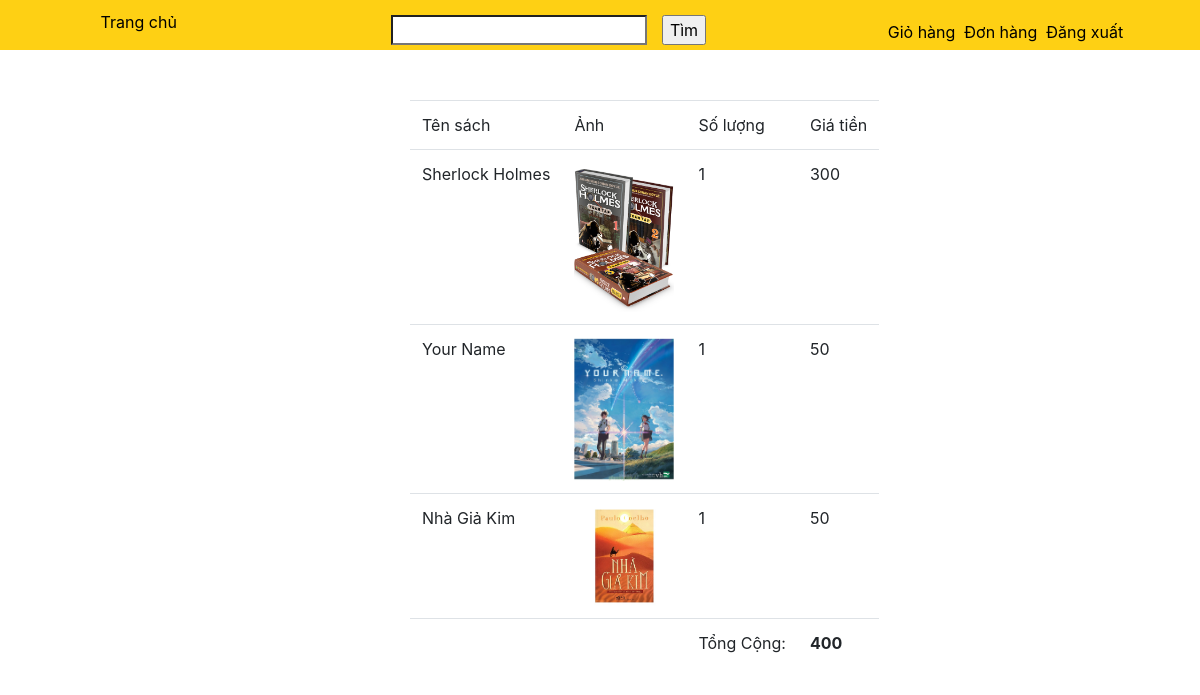
Page /detail_order.php?invoiceid=4 (signed in) on the committed database.
### tables this page shows
CREATE TABLE `detailinvoice` (
  `Detail_Invoice_ID` int(5) NOT NULL,
  `InvoiceID` int(5) NOT NULL,
  `BookID` int(5) NOT NULL,
  `BookName` varchar(100) NOT NULL,
  `Quantity` int(5) NOT NULL,
  `Total` int(10) NOT NULL
);

### detail_order.php (the view, shortened to what this page needs)
<?php session_start();
	$con= mysqli_connect('localhost','root','','htbook');
	mysqli_set_charset($con, 'UTF8');
	$sql="select * from detailinvoice where InvoiceID=".$_GET['invoiceid'];
	$kq = mysqli_query($con,$sql);
?>
<!DOCTYPE html>
<html>
    <head>
	<link rel="stylesheet" href="https://maxcdn.bootstrapcdn.com/bootstrap/4.3.1/css/bootstrap.min.css">
    <link rel="stylesheet" type="text/css" href="css/style.css">
</head>
<body>
		<div class="" style="padding-bottom: 50px;">
			<div class="row" >
				<div class="col-md-12" >
					<div class="" >
						<?php include ('header_1.php'); ?>
					</div>
				</div>
			</div>
		</div>
		<div class="">
			<div class="row">
			    <div class="col-md-4">
			    </div>
			    <div class="col-md-8">
			    	<div class="table table-bored">
			    		<table>
                           <tr>
                           	<td>Tên sách</td>
                           	<td>Ảnh</td>
                           	<td>Số lượng</td>
                           	<td>Giá tiền</td>
                           </tr>
                           <tr>
                            	<?php
                            	$total =0;
                            		while ($row = mysqli_fetch_array($kq)) {
                            		    echo '<tr>';
                            		    echo '<td>'.$row['BookName'].'</td>';
									    echo '<td><img src="img_upload/'.$row["BookName"].'.jpg " width="100"></td>';
                            		    echo '<td>'.$row["Quantity"].'</td>';
                            		    echo '<td>'.$row["Total"].'</td>';
                            		    $total+=$row["Total"];
                            		    echo '</tr>';
                            		}
                            	?>
                            </tr>
                            <tr>
                            	<td></td>
                            	<td></td>
                            	<td>Tổng Cộng:</td>
                            	<td><b><?php echo $total; ?></b></td>
                            </tr>
			    		</table>
			    	</div>
			    </div>
			</div>
		</div>
</body>
</html>

### header_1.php (shortened to what this page needs)
<!DOCTYPE html>
<html>
<head>
	<link rel="stylesheet" href="https://stackpath.bootstrapcdn.com/bootstrap/4.3.1/css/bootstrap.min.css">
    <link rel="stylesheet" type="text/css" href="css/style.css">
</head>
<body>
	<div class="row" style="background-color: #fed014;" >
		<div class="col-sm-2 col-md-3" style="text-align: center; margin-top: 10px;">
			<?php echo '<a href="index.php" title="">Trang chủ</a>'; ?>
		</div>
		<div class="col-sm-7 col-md-5" style="text-align: center; margin-top: 10px;">
			<form action="search.php" method="get" accept-charset="utf-8">
				<input type="search" name="search" value="" placeholder="">
				<input type="submit" name="" value="Tìm">
			</form>
		</div>
		<div class="col-sm-3 col-md-4" style="text-align: center; margin-top: 20px;">
			<?php
			if (isset($_SESSION['Position'])&&$_SESSION['Position']!=null && $_SESSION['Position']=="user") {
					echo '<a href="cart.php" >Giỏ hàng</a> &nbsp;';
					echo '<a href="order.php" >Đơn hàng</a> &nbsp;';
					echo '<a href="logout.php" title="">Đăng xuất</a> &nbsp;';
				}
				else {
					echo '<a href="login.php" title="">Đăng Nhập</a> &nbsp;';
					echo '<a href="register.php" > Đăng ký</a>';
				}
			?>
		</div>
	</div>
</body>
</html>

### css/style.css (style rules this page uses)
a { margin: 0 auto; text-decoration: none; color: black; }
input { margin: 5px; }

### rows in the picture
detailinvoice: BookName "Sherlock Holmes", BookName (picture), Quantity "1", Total "300"
detailinvoice: BookName "Your Name", BookName (picture), Quantity "1", Total "50"
detailinvoice: BookName "Nhà Giả Kim", BookName (picture), Quantity "1", Total "50"

### other values in the picture
$total "400"
